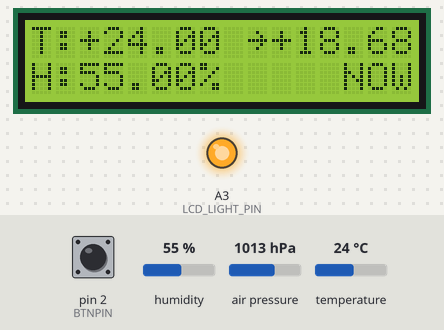
The sketch below on a simulated Arduino Uno, built with avr-gcc and run on an emulated ATmega328P. Shown: 16×2 character LCD, output pins drawn as LEDs (lit = HIGH). The test bench sets the inputs (shaded band); at power-on: pin 2 (BTNPIN) HIGH, air pressure 1013 hPa, humidity 55 %, temperature 24 °C. What the sketch prints to the serial monitor is not drawn.

Above: at 3.3 s.
3.4 s: pin 2 (BTNPIN) pulled LOW for 1.8 s
At 7.0 s:
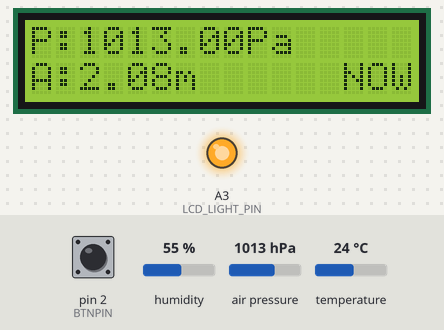
7.3 s: air pressure set to 952 hPa
At 8.9 s:
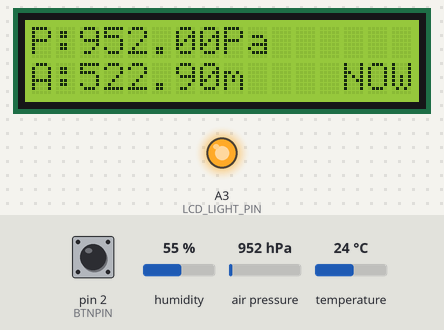
9.7 s: air pressure set to 975 hPa
At 10.9 s:
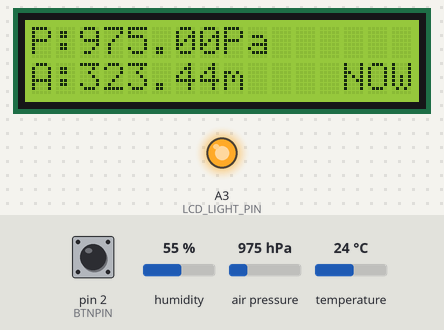
11.7 s: air pressure set to 1000 hPa
At 13.0 s:
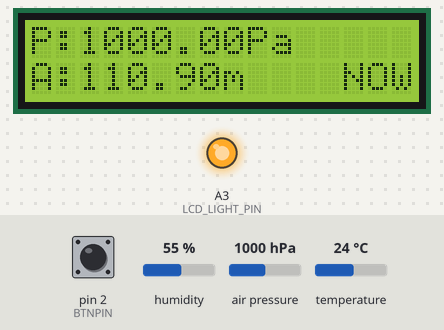
13.7 s: pin 2 (BTNPIN) pulled LOW for 3.2 s
At 18.0 s:
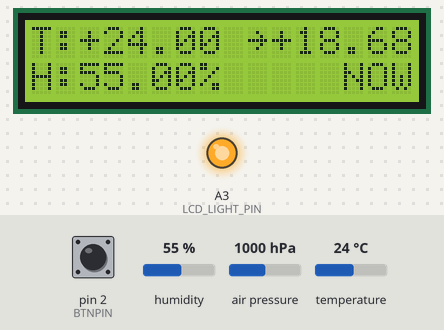
19.0 s: humidity set to 22 %
At 20.7 s:
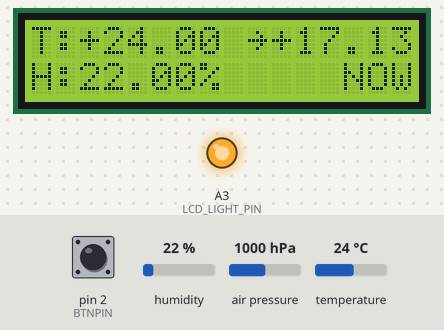
Timing chart, 0 to 22.2 s (numbered marks = the images above; inputs shaded):
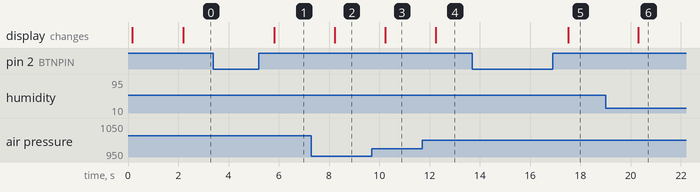

The sketch:

DHT_BME_LCD.ino
```cpp
#include <LiquidCrystal.h>
#include <DHT.h>
#include <Wire.h>
#include <SparkFunBME280.h>

//code version
#define VERSION 0.2

// states (screens)
#define TMP_HUM_NOW 0
#define PRESS_NOW 1
#define TMP_HUM_AVG 10
#define PRESS_AVG 11
#define OPT_GEN 50
#define OPT_BACKLIGHT_TIME 51
#define OPT_AVG_TIME 52

// LCD
#define LCD_LIGHT_PIN A3
#define LCD_LIGHT_TIME 180000 // 3 min
LiquidCrystal lcd(7, 8, 9, 10, 11, 12);
bool isLcdLightOn = true;
bool screenChanged = false;

// DHT
#define DHTPIN 6
#define DHTTYPE DHT22
#define DHT_CHECK_INTERVAL 2000 // 2 sec
DHT dht(DHTPIN, DHTTYPE);
float hum; //humidity
float tmp; //temperature
float hic; //health index
bool dhtOk = true;
unsigned long lastDhtCheck = 0;

// BME
#define BME_CHECK_INTERVAL 2000 // 2 sec
BME280 bme;
float prs; //pressure
float alt; //altitude
bool bmeOk = true;
unsigned long lastBmeCheck = 0;

// Button
#define BTNPIN 2
#define BTN_BOUNCE_TIME 200 // 100 ms
#define BTN_DOUBLECLICK_MIN 201
#define BTN_DOUBLECLICK_MAX 600
volatile unsigned long lastBtnClick = 0;
volatile bool btnHandled = true;
volatile bool btnDblHandled = true; // Double click

// Common
int state = TMP_HUM_NOW;
bool viewChanged = true;

// Avarages
#define PUBLISH_INTERVAL 60000
unsigned long lastPublish = 0;

//testing
//#define RFRSH 1000
//char text[16];

void setup() {
  delay(100);

  initLCD();
  initDHT();
  initBME();
  initButton();

  Serial.begin(9600);
  delay(2000);

  //initial read sensors data
  readDht(0);
  readBme(0);

  screenChanged = true;
}

void initLCD()
{
  // Set the lcd display backlight anode pin as an output
  pinMode(LCD_LIGHT_PIN, OUTPUT);
  // Set the lcd display backlight anode pin to high - lcd light on
  digitalWrite(LCD_LIGHT_PIN, HIGH);
  isLcdLightOn = true;
  // set up the LCD's number of columns and rows:
  lcd.begin(16, 2);
  // init message
  lcd.setCursor(0, 0);
  lcd.print("Firmware v");
  lcd.print(VERSION);
  lcd.setCursor(0, 1);
  lcd.print("Initializing...");
  lastBtnClick = millis(); // to control backlight
}

void initDHT()
{
  dht.begin();
}

void initBME()
{
  bme.settings.commInterface = I2C_MODE;
  bme.settings.I2CAddress = 0x76;
  //renMode can be:
  //  0, Sleep mode
  //  1 or 2, Forced mode
  //  3, Normal mode
  bme.settings.runMode = 2; //Forced mode
  //tStandby can be:
  //  0, 0.5ms
  //  1, 62.5ms
  //  2, 125ms
  //  3, 250ms
  //  4, 500ms
  //  5, 1000ms
  //  6, 10ms
  //  7, 20ms
  bme.settings.tStandby = 5;
  //filter can be off or number of FIR coefficients to use:
  //  0, filter off
  //  1, coefficients = 2
  //  2, coefficients = 4
  //  3, coefficients = 8
  //  4, coefficients = 16
  bme.settings.filter = 0;

  //tempOverSample can be:
  //  0, skipped
  //  1 through 5, oversampling *1, *2, *4, *8, *16 respectively
  bme.settings.tempOverSample = 1;

  //pressOverSample can be:
  //  0, skipped
  //  1 through 5, oversampling *1, *2, *4, *8, *16 respectively
  bme.settings.pressOverSample = 1;

  //humidOverSample can be:
  //  0, skipped
  //  1 through 5, oversampling *1, *2, *4, *8, *16 respectively
  bme.settings.humidOverSample = 1;

  delay(10);
  bmeOk = bme.begin();
}

void initButton()
{
  // Button interrupt
  pinMode(BTNPIN, INPUT_PULLUP);
  attachInterrupt(digitalPinToInterrupt(BTNPIN), btnClick, RISING);
}

void loop() {
  unsigned long timeStamp = millis();

  // handle button click
  handleBtn(timeStamp);

  // read sensors data
  readDht(timeStamp);
  readBme(timeStamp);

  // lcd processing
  processLcd(timeStamp);

  // computations
  computeAvarages(timeStamp);

  // publish data to serial port
  publishToSerial(timeStamp);

  delay(20);
}

void handleBtn(unsigned long timeStamp)
{
  if (!btnDblHandled)
  {
    if (!isLcdLightOn)
    {
      digitalWrite(LCD_LIGHT_PIN, HIGH);
      isLcdLightOn = true;
    }
    else
    {
      processClick(timeStamp, true);
      screenChanged = true;
    }

    btnDblHandled = true;
    btnHandled = true;
    return;
  }
  else if (!btnHandled and
      timeStamp - lastBtnClick > BTN_DOUBLECLICK_MAX) //waiting for double-click
  {
    if (!isLcdLightOn)
    {
      digitalWrite(LCD_LIGHT_PIN, HIGH);
      isLcdLightOn = true;
    }
    else
    {
      processClick(timeStamp, false);
      screenChanged = true;
    }

    btnHandled = true;
  }
}

void processClick(unsigned long timeStamp, bool dbl)
{
  if (state == TMP_HUM_NOW)
  {
    if (dbl) state = TMP_HUM_AVG;
    else state = PRESS_NOW;
    viewChanged = true;
  }
  else if (state == PRESS_NOW)
  {
    if (dbl) state = PRESS_AVG;
    else state = TMP_HUM_NOW;
    viewChanged = true;
  }
  else if (state == TMP_HUM_AVG)
  {
    if (dbl) state = OPT_GEN;
    else state = PRESS_AVG;
    viewChanged = true;
  }
  else if (state == PRESS_AVG)
  {
    if (dbl) state = OPT_GEN;
    else state = TMP_HUM_AVG;
    viewChanged = true;
  }
  else if (state == OPT_GEN)
  {
    if (dbl)
    {
      state = TMP_HUM_NOW;
      viewChanged = true;
    }
    //else state = TMP_HUM_AVG;
  }
}

void processLcd(unsigned long timeStamp)
{
  if (timeStamp - lastBtnClick > LCD_LIGHT_TIME)
  {
    digitalWrite(LCD_LIGHT_PIN, LOW);
    isLcdLightOn = false;
  }

  if (!screenChanged)
    return;

  if (viewChanged == true)
  {
    lcd.clear();
    viewChanged = false;
  }

  if (state == TMP_HUM_NOW)
  {
    displayTempHum(true);
  }
  else if (state == PRESS_NOW)
  {
    displayPressure(true);
  }
  else if (state == TMP_HUM_AVG)
  {
    displayTempHum(false);
  }
  else if (state == PRESS_AVG)
  {
    displayPressure(false);
  }
  else if (state == OPT_GEN)
  {
    displayOptions();
  }

  screenChanged = false;
}

void displayTempHum(bool now)
{
   float t, h, i;
   if (now)
   {
    t=tmp;
    h=hum;
    i=hic;
   }
   else
   {
    t=0;
    h=0;
    i=0;
   }

    if (dhtOk)
    {
      lcd.setCursor(0, 0);
      lcd.print("T:");
      if (t>=0) lcd.print("+");
      lcd.print(t);
      lcd.print(" ~");
      if (i>=0) lcd.print("+");
      lcd.print(i);

      lcd.setCursor(0, 1);
      lcd.print("H:");
      lcd.print(h);
      lcd.print("%    ");
    }
    else
    {
      lcd.setCursor(0, 0);
      lcd.print("Temp&Hum sensor");
      lcd.print("!ERROR!");
    }
    lcd.setCursor(13, 1);
    if (now) lcd.print("NOW");
    else lcd.print("AVG");
}

void displayPressure(bool now)
{
  float p, a;
  if (now)
  {
    p=prs;
    a=alt;
  }
  else
  {
    p=0;
    a=0;
  }

  lcd.setCursor(0, 0);
  lcd.print("P:");
  lcd.print(p/100);
  lcd.print("Pa   ");

  lcd.setCursor(0, 1);
  lcd.print("A:");
  lcd.print(a);
  lcd.print("m    ");

  lcd.setCursor(13, 1);
  if (now) lcd.print("NOW");
  else lcd.print("AVG");
}

void displayOptions()
{
  lcd.setCursor(0, 0);
  lcd.print("OPTIONS");
}

void readDht(unsigned long timeStamp)
{
  if (timeStamp - lastDhtCheck < DHT_CHECK_INTERVAL and timeStamp != 0)
    return;

  hum = dht.readHumidity();
  tmp = dht.readTemperature();
  dhtOk = !(isnan(hum) || isnan(tmp));
  if (dhtOk)
    hic = dht.computeHeatIndex(tmp, hum);

  if (state == TMP_HUM_NOW)
    screenChanged = true;

  lastDhtCheck = timeStamp;
}

void readBme(unsigned long timeStamp)
{
  if (!bmeOk)
    return;

  if (timeStamp - lastBmeCheck < BME_CHECK_INTERVAL and timeStamp != 0)
    return;

  prs = bme.readFloatPressure();
  alt = bme.readFloatAltitudeMeters();

  if (state == PRESS_NOW)
    screenChanged = true;

  lastBmeCheck = timeStamp;
}

void computeAvarages(unsigned long timeStamp)
{

}

void publishToSerial(unsigned long timeStamp)
{
  if (timeStamp - lastPublish < PUBLISH_INTERVAL and lastPublish != 0)
    return;

  Serial.print("t=");
  Serial.println(tmp);
  Serial.print("h=");
  Serial.println(hum);
  Serial.print("i=");
  Serial.println(hic);
  Serial.print("p=");
  Serial.println(prs);
  Serial.print("a=");
  Serial.println(alt);

  lastPublish = timeStamp;
}

void btnClick()
{
  unsigned long timeStamp = millis();
  if (timeStamp - lastBtnClick < BTN_BOUNCE_TIME or
      !btnDblHandled)
    return;

  if (timeStamp - lastBtnClick > BTN_DOUBLECLICK_MIN and
      timeStamp - lastBtnClick < BTN_DOUBLECLICK_MAX)
      {
        btnDblHandled = false;
        btnHandled = true;
        lastBtnClick = timeStamp;
        return;
      }

  btnHandled = false;
  lastBtnClick = timeStamp;
}
```

Measured:
- after the input at 3.4 s, the display: changes after 2.4 s (image 1)
- after the input at 7.3 s, the display: changes after 0.92 s (image 2)
- after the input at 9.7 s, the display: changes after 0.54 s (image 3)
- after the input at 11.7 s, the display: changes after 0.55 s (image 4)
- after the input at 13.7 s, the display: changes after 3.8 s (image 5)
- after the input at 19.0 s, the display: changes after 1.3 s (image 6)
